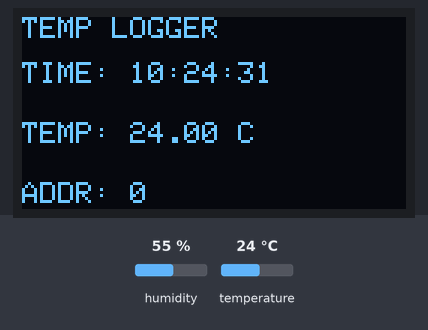
Bench run of a sketch on a simulated Arduino Uno, built with avr-gcc and run on an emulated ATmega328P. Parts: 128×64 one-colour display. The inputs (shaded band) are chosen by the test bench; at power-on: temperature 24 °C, humidity 55 %. The local clock reads 2024-03-15 10:24:30 at power-on unless the sketch sets it; EEPROM starts erased; what the sketch prints to the serial monitor is not drawn.

Above: at 1.2 s.
At 2.3 s:
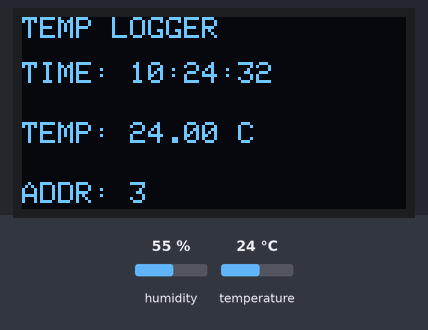
2.4 s: temperature set to 12 °C
At 4.0 s:
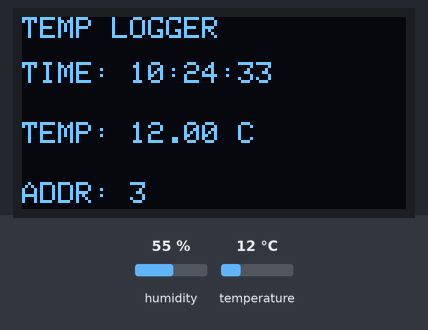
5.7 s: temperature set to 19 °C
At 8.8 s:
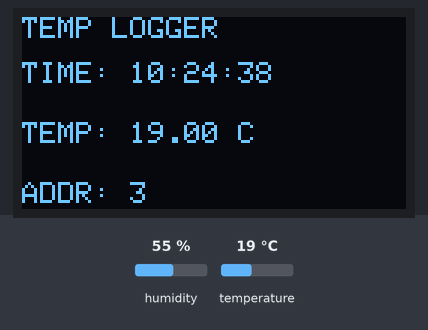
9.9 s: temperature set to 28 °C
At 12.4 s:
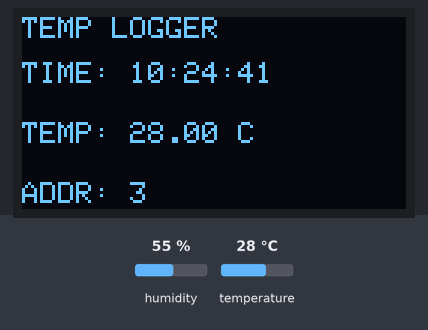
Timing chart, 0 to 13.9 s (numbered marks = the images above; inputs shaded):
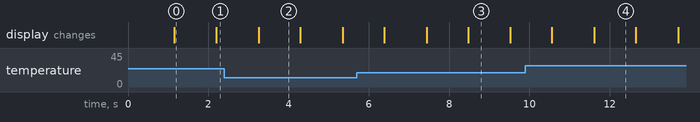

Measured:
- what the display in image 0 shows lasts 1.0 s, from 1.2 s to 2.2 s

The sketch:

file.ino
```cpp
/*
   =====================================================
        TEMPERATURE LOGGER EVERY 15 MINUTES
   =====================================================

   FEATURES
   -----------------------------------------------------
   1. Reads temperature from DHT11
   2. Displays time and temperature on OLED
   3. Records temperature every 15 minutes
   4. Stores data in Arduino EEPROM
   5. Transfers data to Laptop through USB Serial

   -----------------------------------------------------
   COMPONENTS
   -----------------------------------------------------
   Arduino UNO
   DHT11 Sensor
   DS1307 RTC Module
   SSD1306 OLED Display

   -----------------------------------------------------
   CONNECTIONS
   -----------------------------------------------------

   DHT11 DATA  -> D2

   OLED SDA    -> A4
   OLED SCL    -> A5

   RTC SDA     -> A4
   RTC SCL     -> A5

*/


#include <Wire.h>

#include <RTClib.h>

#include <EEPROM.h>

#include <DHT.h>

#include <Adafruit_GFX.h>
#include <Adafruit_SSD1306.h>


// =====================================================
// OLED SETTINGS
// =====================================================

#define SCREEN_WIDTH 128
#define SCREEN_HEIGHT 64

Adafruit_SSD1306 display(
  SCREEN_WIDTH,
  SCREEN_HEIGHT,
  &Wire,
  -1
);


// =====================================================
// RTC OBJECT
// =====================================================

RTC_DS1307 rtc;


// =====================================================
// DHT SETTINGS
// =====================================================

#define DHTPIN 2

#define DHTTYPE DHT11

DHT dht(DHTPIN, DHTTYPE);


// =====================================================
// EEPROM VARIABLES
// =====================================================

int eepromAddress = 0;

int lastRecordedMinute = -1;


// =====================================================
// SETUP
// =====================================================

void setup()
{
  // SERIAL COMMUNICATION

  Serial.begin(9600);


  // START I2C

  Wire.begin();


  // START RTC

  rtc.begin();


  // START DHT11

  dht.begin();


  // Uncomment only first time to set RTC

  // rtc.adjust(DateTime(F(__DATE__), F(__TIME__)));


  // START OLED

  if (!display.begin(SSD1306_SWITCHCAPVCC, 0x3C))
  {
    while (1);
  }


  display.clearDisplay();

  display.display();

  delay(1000);


  // SERIAL HEADER

  Serial.println("================================");

  Serial.println("TEMPERATURE LOGGER STARTED");

  Serial.println("TIME,TEMP");

  Serial.println("================================");
}


// =====================================================
// MAIN LOOP
// =====================================================

void loop()
{
  // GET CURRENT TIME

  DateTime now = rtc.now();


  // READ TEMPERATURE

  float temperature = dht.readTemperature();


  // =================================================
  // DISPLAY DATA ON OLED
  // =================================================

  displayData(now, temperature);


  // =================================================
  // RECORD EVERY 15 MINUTES
  // =================================================

  /*
      Records at:
      00 min
      15 min
      30 min
      45 min
  */


  if (
      now.minute() % 1 == 0 &&
      now.minute() != lastRecordedMinute
     )
  {

      // ============================================
      // STORE DATA INTO EEPROM
      // ============================================

      // STORE HOUR

      EEPROM.write(eepromAddress, now.hour());

      eepromAddress++;


      // STORE MINUTE

      EEPROM.write(eepromAddress, now.minute());

      eepromAddress++;


      // STORE TEMPERATURE

      EEPROM.write(eepromAddress, (int)temperature);

      eepromAddress++;


      // ============================================
      // SEND DATA TO LAPTOP THROUGH USB SERIAL
      // ============================================

      Serial.print(now.hour());

      Serial.print(":");

      print2digitSerial(now.minute());

      Serial.print(":");

      print2digitSerial(now.second());

      Serial.print(",");

      Serial.print(temperature);

      Serial.println(" C");


      // SAVE LAST RECORDED MINUTE

      lastRecordedMinute = now.minute();
  }


  // SMALL REFRESH DELAY

  delay(1000);
}


// =====================================================
// OLED DISPLAY FUNCTION
// =====================================================

void displayData(DateTime now, float temperature)
{
  // CLEAR OLED

  display.clearDisplay();


  // TEXT SETTINGS

  display.setTextSize(1);

  display.setTextColor(WHITE);


  // =================================================
  // TITLE
  // =================================================

  display.setCursor(0, 0);

  display.println("TEMP LOGGER");


  // =================================================
  // TIME DISPLAY
  // =================================================

  display.setCursor(0, 15);

  display.print("TIME: ");


  print2digit(now.hour());

  display.print(":");

  print2digit(now.minute());

  display.print(":");

  print2digit(now.second());


  // =================================================
  // TEMPERATURE DISPLAY
  // =================================================

  display.setCursor(0, 35);

  display.print("TEMP: ");

  display.print(temperature);

  display.println(" C");


  // =================================================
  // EEPROM ADDRESS DISPLAY
  // =================================================

  display.setCursor(0, 55);

  display.print("ADDR: ");

  display.print(eepromAddress);


  // REFRESH OLED

  display.display();
}


// =====================================================
// PRINT 2 DIGIT FUNCTION FOR OLED
// =====================================================

void print2digit(int number)
{
  if (number < 10)
  {
    display.print("0");
  }

  display.print(number);
}


// =====================================================
// PRINT 2 DIGIT FUNCTION FOR SERIAL
// =====================================================

void print2digitSerial(int number)
{
  if (number < 10)
  {
    Serial.print("0");
  }

  Serial.print(number);
}
```
